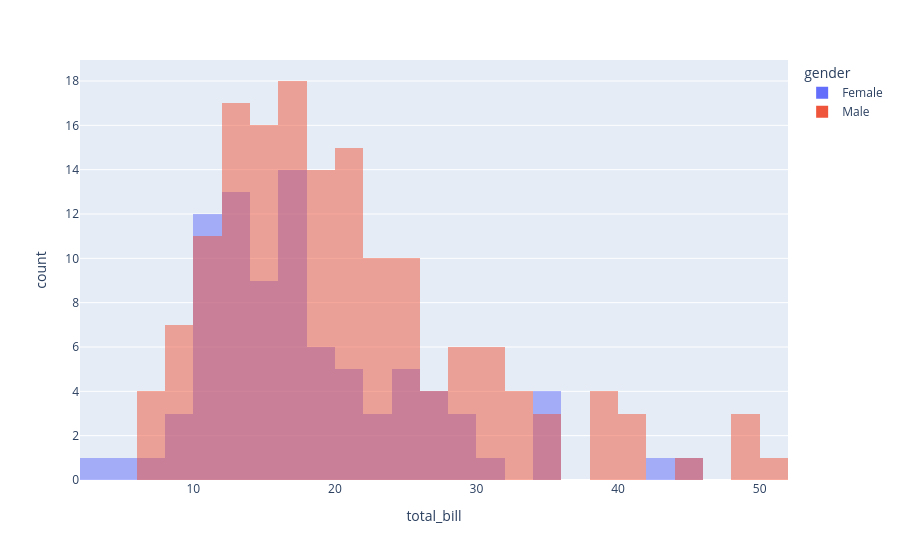

This figure's notebook cell:
### Code cell
px.histogram(df, x="total_bill", color="gender", barmode="overlay")

### Figure 1 — Plotly figure (JSON) as saved in the notebook; plotly's stock layout.template omitted (floating-point values rounded to 4 significant figures; data arrays with more than 128 entries replaced by an {"elided": "..."} marker saying what was removed)
{"data": [{"bingroup": "x", "hovertemplate": "gender=Female<br>total_bill=%{x}<br>count=%{y}<extra></extra>", "legendgroup": "Female", "marker": {"color": "#636efa", "opacity": 0.5, "pattern": {"shape": ""}}, "name": "Female", "orientation": "v", "showlegend": true, "type": "histogram", "x": [16.99, 24.59, 35.26, 14.83, 10.33, 16.97, 20.29, 15.77, 19.65, 15.06, 20.69, 16.93, 10.29, 34.81, 26.41, 16.45, 3.07, 17.07, 26.86, 25.28, 14.73, 10.07, 34.83, 5.75, 16.32, 22.75, 11.35, 15.38, 44.3, 22.42, 20.92, 14.31, 7.25, 25.71, 17.31, 10.65, 12.43, 24.08, 13.42, 12.48, 29.8, 14.52, 11.38, 20.27, 11.17, 12.26, 18.26, 8.51, 10.33, 14.15, 13.16, 17.47, 27.05, 16.43, 8.35, 18.64, 11.87, 29.85, 25.0, 13.39, 16.21, 17.51, 10.59, 10.63, 9.6, 20.9, 18.15, 19.81, 43.11, 13.0, 12.74, 13.0, 16.4, 16.47, 12.76, 13.27, 28.17, 12.9, 30.14, 13.42, 15.98, 16.27, 10.09, 22.12, 35.83, 27.18, 18.78], "xaxis": "x", "yaxis": "y"}, {"bingroup": "x", "hovertemplate": "gender=Male<br>total_bill=%{x}<br>count=%{y}<extra></extra>", "legendgroup": "Male", "marker": {"color": "#EF553B", "opacity": 0.5, "pattern": {"shape": ""}}, "name": "Male", "orientation": "v", "showlegend": true, "type": "histogram", "x": {"elided": "157 float values"}, "xaxis": "x", "yaxis": "y"}], "layout": {"barmode": "overlay", "legend": {"title": {"text": "gender"}, "tracegroupgap": 0}, "margin": {"t": 60}, "xaxis": {"anchor": "y", "domain": [0, 1], "title": {"text": "total_bill"}}, "yaxis": {"anchor": "x", "domain": [0, 1], "title": {"text": "count"}}}}
